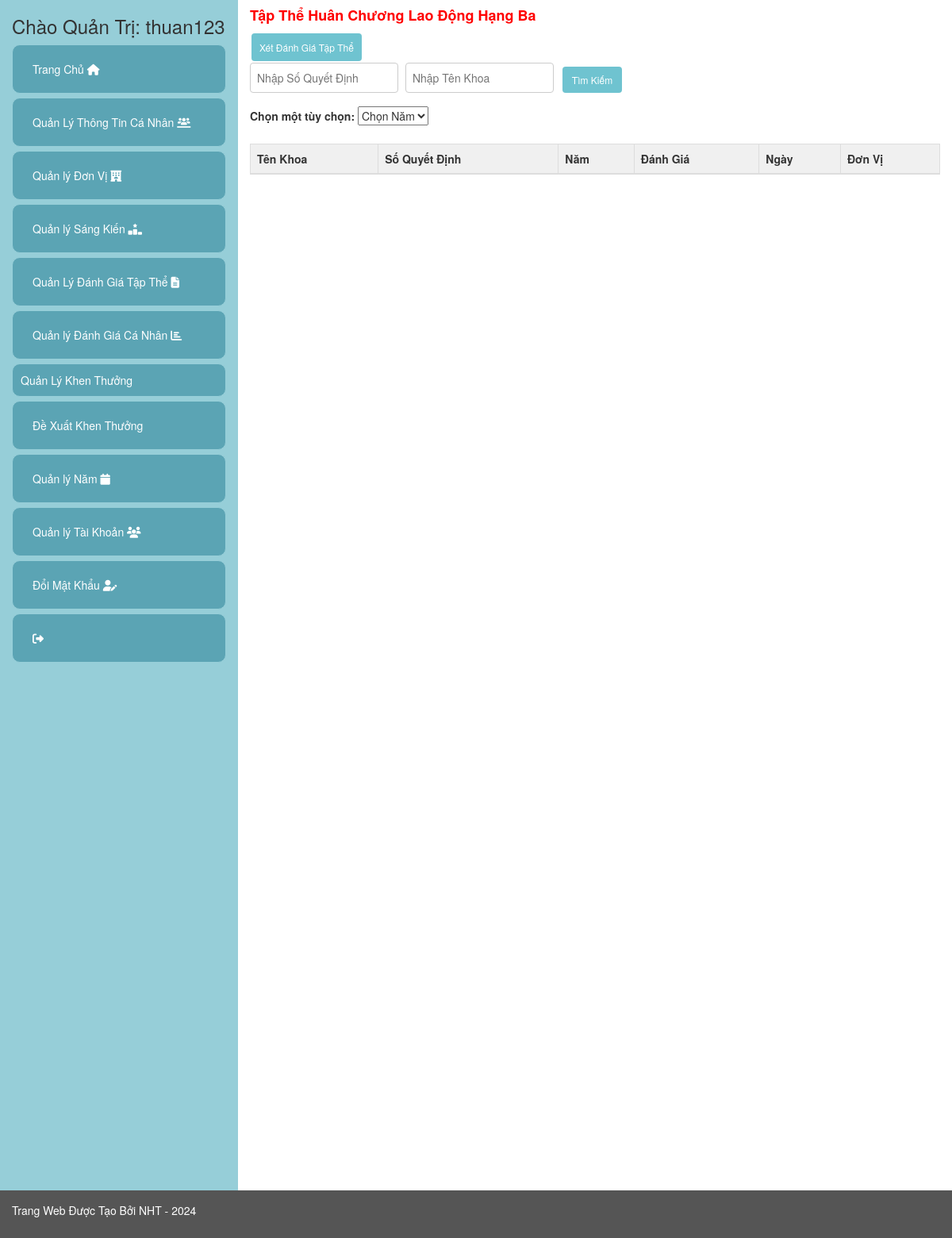
Before: /Admin/index.php?p=danhgiaTThcldhbview (signed in) with the older database file.
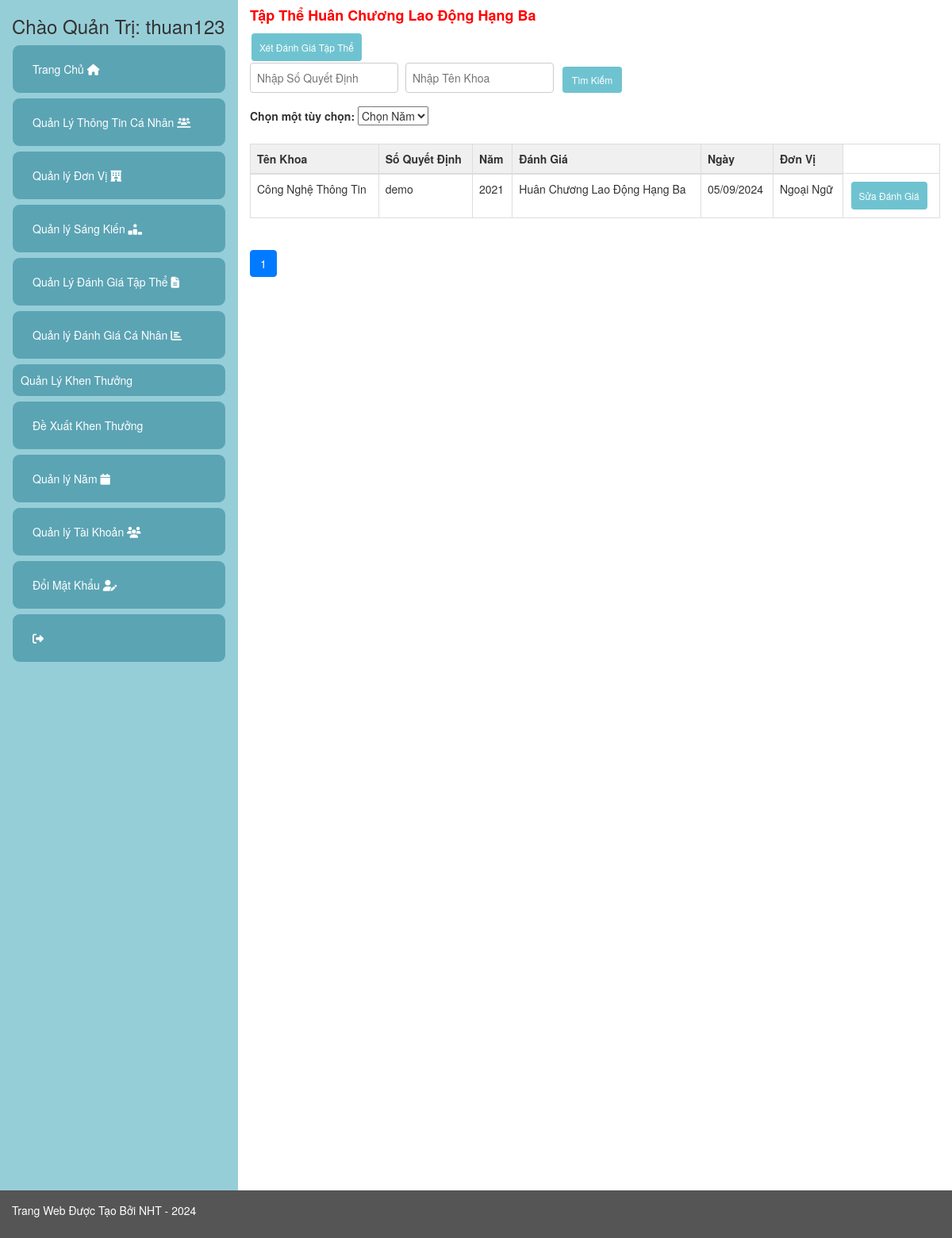
After: the same page with the newer database file.
### tables this page shows
CREATE TABLE `danhgiatt` (
  `MaDGTT` int(20) NOT NULL,
  `MaKhoa` int(20) NOT NULL,
  `SoQD` varchar(100) NOT NULL,
  `Manam` int(20) NOT NULL,
  `DanhGia` varchar(50) NOT NULL DEFAULT 'Chờ Đánh Giá',
  `Ngay` date NOT NULL,
  `DonVi` varchar(30) NOT NULL
);

CREATE TABLE `khoa` (
  `MaKhoa` int(20) NOT NULL,
  `TenKhoa` varchar(50) NOT NULL,
  `MoTa` varchar(100) NOT NULL
);

CREATE TABLE `nam` (
  `Manam` int(20) NOT NULL,
  `Nam` varchar(20) NOT NULL
);

### Admin/section.php (called while the page is built, shortened)
<?php
    if(isset($_GET['p'])) {
        $page = $_GET['p'];
    } else {
        $page = 'trangchinh';
    }
?>
<?php
    include($pages[$page][1]);
?>

### Admin/index.php (called while the page is built, shortened)
<?php
    include('../Admin/them.php')
?>

### Admin/danhgiaTT.php (called while the page is built, shortened)
<?php
include('./Khoa.php');
include('./nam.php');
class DanhgiaTT {
    public static function layTongSoDanhGiahangba($conn) {
        $sql = "SELECT COUNT(*) FROM danhgiatt WHERE DanhGia IN ('Huân Chương Lao Động Hạng Ba')";
        $result = $conn->query($sql);
        $row = $result->fetch_row();
        return $row[0];
    }
    public static function layDanhGiahangba($conn, $startFrom, $recordsPerPage) {
        $sql = "SELECT * FROM danhgiatt WHERE DanhGia IN ('Huân Chương Lao Động Hạng Ba') ORDER BY Manam ASC LIMIT $startFrom, $recordsPerPage";
        $result = $conn->query($sql);
        $danhgiattList = array();
        if ($result->num_rows > 0) {
            while($row = $result->fetch_assoc()) {
                $khoa_obj = Khoa::layKhoa($conn, $row["MaKhoa"]);
                $nam_obj = Nam::laynam($conn, $row["Manam"]);
                $danhgiatt_obj = new DanhgiaTT();
                $danhgiatt_obj->MaDGTT = $row["MaDGTT"];
                $danhgiatt_obj->MaKhoa = $khoa_obj->TenKhoa;
                $danhgiatt_obj->SoQD = $row["SoQD"];
                $danhgiatt_obj->Manam = $nam_obj->Nam;
                $danhgiatt_obj->DanhGia = $row["DanhGia"];
                $danhgiatt_obj->Ngay = $row["Ngay"];
                $danhgiatt_obj->DonVi = $row["DonVi"];
                $danhgiattList[] = $danhgiatt_obj;
            }
        }
        return $danhgiattList;
    }
}
?>

### Admin/Khoa.php (called while the page is built, shortened)
<?php
class Khoa {
    public static function layKhoa($conn, $id) {
        $sql = "SELECT * FROM Khoa WHERE MaKhoa = $id";
        $result = mysqli_query($conn, $sql);
        $Khoa = new Khoa();
        if ($row = mysqli_fetch_assoc($result)) {
            $Khoa->MaKhoa = $row['MaKhoa'];
            $Khoa->TenKhoa = $row['TenKhoa'];
            $Khoa->MoTa = $row["MoTa"];
        }
        return $Khoa;
    }
}
?>

### Admin/nam.php (called while the page is built, shortened)
<?php
    class Nam {
        public static function laynam($conn, $id) {
            $sql = "SELECT * FROM nam WHERE Manam = $id";
            $result = mysqli_query($conn, $sql);
            $nam = new Nam();
            $row = mysqli_fetch_assoc($result);
            $nam->Manam = $row['Manam'];
            $nam->Nam = $row['Nam'];
            return $nam;
        }
    }
?>

### Admin/xetdanhgiaTThcldhbview.php (the view, shortened to what the changed rows need)
<?php
include('./danhgiaTT.php');
$recordsPerPage = 10;
$currentPage = isset($_GET['page']) ? (int)$_GET['page'] : 1;
$startFrom = ($currentPage - 1) * $recordsPerPage;
$totalRecords = DanhgiaTT::layTongSoDanhGiahangba($conn);
$totalPages = ceil($totalRecords / $recordsPerPage);
$data = DanhgiaTT::layDanhGiahangba($conn, $startFrom, $recordsPerPage);
$awardMap = array(
    'Huân Chương Lao Động Hạng Ba' => 'Huân Chương Lao Động Hạng Ba',
);
?>
<table class="table table-bordered">
    <thead>
        <tr>
            <th>Tên Khoa</th>
            <th>Số Quyết Định</th>
            <th>Năm</th>
            <th>Đánh Giá</th>
            <th>Ngày</th>
            <th>Đơn Vị</th>
        </tr>
    </thead>
    <tbody id="danhgiahb-table-body">
        <?php
        foreach ($data as $item) {
            $danhGia = isset($awardMap[$item->DanhGia]) ? $awardMap[$item->DanhGia] : $item->DanhGia;
        ?>
            <tr>
                <td scope="row"><?php echo htmlspecialchars($item->MaKhoa) ; ?></td>
                <td><?php echo htmlspecialchars($item->SoQD ?? "Cần Thêm Số Quyết Đinh Cho $item->MaKhoa");?></td>
                <td><?php echo htmlspecialchars($item->Manam ?? "Cần Thêm Năm Cho $item->MaKhoa"); ?></td>
                <td><?php echo htmlspecialchars($danhGia);?></td>
                <td><?php echo date_format(date_create($item->Ngay), "d/m/Y");?></td>
                <td><?php echo htmlspecialchars($item->DonVi); ?></td>
                <?php if(isset($_SESSION['TenTk']) && $_SESSION['VaiTro'] === 'Quản Trị'){?>
                <td>
                    <button class="btn btn-custom btn-custom-primary" onclick="handleAction('xetdanhgiaTTsua', '<?php echo $item->MaDGTT; ?>')">Sửa Đánh Giá</button>
                </td>
                <?php
               }
               ?>
            </tr>
        <?php
        }
        ?>
    </tbody>
</table>
<nav aria-label="Page navigation">
    <ul class="pagination">
        <?php for ($i = 1; $i <= $totalPages; $i++): ?>
            <li class="page-item <?php echo $i == $currentPage ? 'active' : ''; ?>">
                <a class="page-link" href="?p=danhgiaTThcldhbview&page=<?php echo $i; ?>"><?php echo $i; ?></a>
            </li>
        <?php endfor; ?>
    </ul>
</nav>

Changed rows visible on the page:
added danhgiatt: MaKhoa.TenKhoa "Công Nghệ Thông Tin", SoQD "demo", Manam.Nam "2021", DanhGia "Huân Chương Lao Động Hạng Ba", Ngay "05/09/2024", DonVi "Ngoại Ngữ"
Other visible differences:
new list line: "1"
